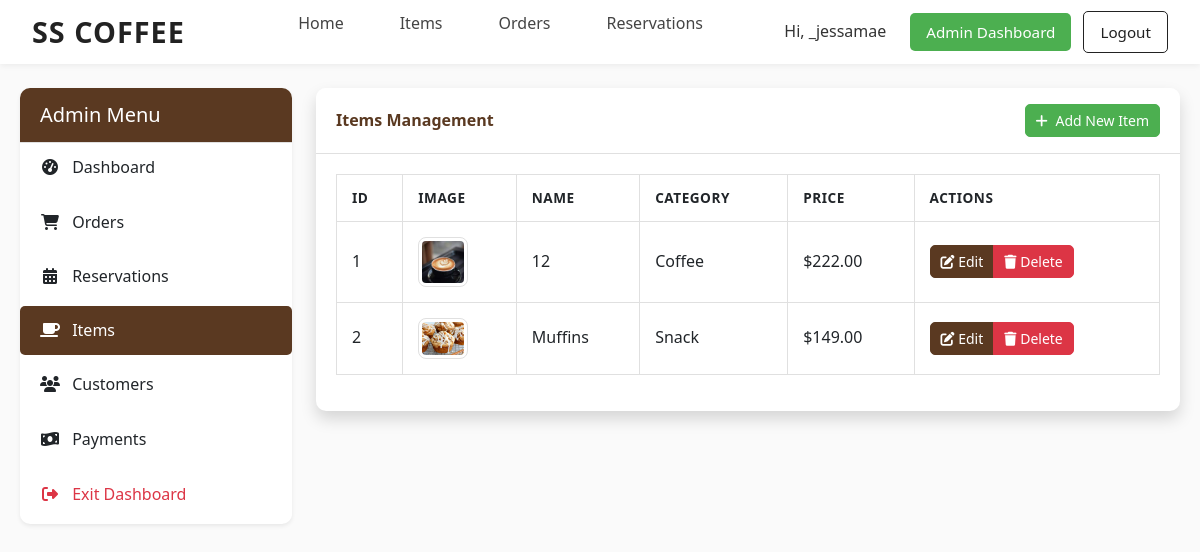
Page /admin-dashboard/items/ (signed in) on the committed database.
### core/models.py (models this page shows, shortened)
class CustomUser(AbstractUser):
    pass

class Item(models.Model):
    name = models.CharField(max_length=100)
    description = models.TextField()
    price = models.DecimalField(max_digits=6, decimal_places=2)
    image = models.ImageField(upload_to='items/')
    CATEGORY_CHOICES = [
        ('coffee', 'Coffee'),
        ('snack', 'Snack'),
    ]
    category = models.CharField(max_length=20, choices=CATEGORY_CHOICES)

### core/views.py (the view)
# urls.py: path('admin-dashboard/items/', views.admin_items, name='admin_items'),
@user_passes_test(is_admin)
def admin_items(request):
    items = Item.objects.all().order_by('name')
    paginator = Paginator(items, 10)  # Show 10 items per page
    page = request.GET.get('page', 1)
    items = paginator.get_page(page)
    return render(request, 'admin/items.html', {'items': items})

### core/views.py (called while the page is built)
def is_admin(user):
    return user.is_authenticated and (user.is_staff or user.is_superuser)

### core/templates/admin/items.html (shortened to what this page needs)
{% extends 'base.html' %}
{% load static %}
{% block extra_css %}
<link rel="stylesheet" href="{% static 'css/admin/dashboard.css' %}">
{% endblock %}
{% block content %}
<div class="container-fluid mt-4">
    <div class="row">
        <div class="col-md-3">
            <div class="card shadow-sm mb-4">
                <div class="card-header bg-dark text-white">
                    <h5 class="mb-0">Admin Menu</h5>
                </div>
                <div class="list-group list-group-flush">
                    <a href="{% url 'admin_dashboard' %}" class="list-group-item list-group-item-action">
                        <i class="fas fa-tachometer-alt me-2"></i> Dashboard
                    </a>
                    <a href="{% url 'admin_orders' %}" class="list-group-item list-group-item-action">
                        <i class="fas fa-shopping-cart me-2"></i> Orders
                    </a>
                    <a href="{% url 'admin_reservations' %}" class="list-group-item list-group-item-action">
                        <i class="fas fa-calendar-alt me-2"></i> Reservations
                    </a>
                    <a href="{% url 'admin_items' %}" class="list-group-item list-group-item-action active">
                        <i class="fas fa-coffee me-2"></i> Items
                    </a>
                    <a href="{% url 'admin_customers' %}" class="list-group-item list-group-item-action">
                        <i class="fas fa-users me-2"></i> Customers
                    </a>
                    <a href="{% url 'admin_payments' %}" class="list-group-item list-group-item-action">
                        <i class="fas fa-money-bill-wave me-2"></i> Payments
                    </a>
                    <a href="{% url 'home' %}" class="list-group-item list-group-item-action text-danger">
                        <i class="fas fa-sign-out-alt me-2"></i> Exit Dashboard
                    </a>
                </div>
            </div>
        </div>
        <div class="col-md-9">
            <div class="card shadow mb-4">
                <div class="card-header py-3 d-flex flex-row align-items-center justify-content-between">
                    <h6 class="m-0 font-weight-bold text-primary">Items Management</h6>
                    <a href="{% url 'admin_add_item' %}" class="btn btn-sm btn-success">
                        <i class="fas fa-plus me-1"></i> Add New Item
                    </a>
                </div>
                <div class="card-body">
                    <div class="table-responsive">
                        <table class="table table-bordered" id="dataTable" width="100%" cellspacing="0">
                            <thead>
                                <tr>
                                    <th>ID</th>
                                    <th>Image</th>
                                    <th>Name</th>
                                    <th>Category</th>
                                    <th>Price</th>
                                    <th>Actions</th>
                                </tr>
                            </thead>
                            <tbody>
                                {% for item in items %}
                                <tr>
                                    <td>{{ item.id }}</td>
                                    <td>
                                        <img src="{{ item.image.url }}" alt="{{ item.name }}" class="img-thumbnail" style="max-width: 50px;">
                                    </td>
                                    <td>{{ item.name }}</td>
                                    <td>{{ item.get_category_display }}</td>
                                    <td>${{ item.price }}</td>
                                    <td>
                                        <div class="btn-group">
                                            <a href="{% url 'admin_edit_item' item.id %}" class="btn btn-sm btn-primary">
                                                <i class="fas fa-edit"></i> Edit
                                            </a>
                                            <button type="button" class="btn btn-sm btn-danger" data-bs-toggle="modal" data-bs-target="#deleteModal{{ item.id }}">
                                                <i class="fas fa-trash"></i> Delete
                                            </button>
                                        </div>
                                    </td>
                                </tr>
                                {% empty %}
                                <tr>
                                    <td colspan="6" class="text-center">No items found</td>
                                </tr>
                                {% endfor %}
                            </tbody>
                        </table>
                    </div>
                </div>
            </div>
        </div>
    </div>
</div>
{% endblock %}

### core/templates/navbar.html (shortened to what this page needs)
{% load static %}
<nav class="navbar">
  <div class="logo"><a href="{% url 'home' %}">SS Coffee</a></div>
  <ul class="nav-links">
    <li><a href="{% url 'home' %}">Home</a></li>
    <li><a href="{% url 'items' %}">Items</a></li>
    <li><a href="{% url 'orders' %}">Orders</a></li>
    <li><a href="{% url 'reservations' %}">Reservations</a></li>
  </ul>
  <div class="auth-buttons">
    {% if request.user.is_authenticated %}
      <span class="welcome">Hi, {{ request.user.username }}</span>
      {% if request.user.is_staff or request.user.is_superuser %}
        <a href="{% url 'admin_dashboard' %}" class="btn" style="background-color: #4CAF50; color: white; border: none;">Admin Dashboard</a>
      {% endif %}
      <a href="{% url 'logout' %}" class="logout-btn">Logout</a>
    {% else %}
      <button type="button" class="btn login-btn">Login</button>
      <button type="button" class="btn register-btn">Register</button>
    {% endif %}
  </div>
</nav>

### core/static/css/global.css (style rules this page uses)
:root { --primary-color: #5a3921; --primary-light: #8c6d4f; --primary-dark: #3e2816; --secondary-color: #4CAF50; --secondary-light: #80e27e; --secondary-dark: #087f23; --text-dark: #333333; --text-light: #ffffff; --background-light: #f8f9fa; --background-card: #ffffff; --border-color: #e0e0e0; --danger-color: #dc3545; --warning-color: #ffc107; --info-color: #17a2b8; }
body { font-family: 'Poppins', 'Segoe UI', Tahoma, Geneva, Verdana, sans-serif; background-color: var(--background-light); color: var(--text-dark); line-height: 1.6; margin: 0; padding: 0; }
a { color: var(--primary-color); text-decoration: none; transition: color 0.3s ease; }
.container, .container-fluid { padding: 0 20px; }
.text-primary { color: var(--primary-color) !important; }
.btn { padding: 8px 16px; border-radius: 5px; font-weight: 500; transition: all 0.3s ease; }
.btn-primary { background-color: var(--primary-color); border-color: var(--primary-color); color: var(--text-light); }

### core/static/css/admin/dashboard.css (style rules this page uses)
:root { --primary-color: #5a3921; --primary-light: #8c6d4f; --primary-dark: #3e2816; --secondary-color: #4CAF50; --secondary-light: #80e27e; --secondary-dark: #087f23; --text-dark: #333333; --text-light: #ffffff; --background-light: #f8f9fa; --background-card: #ffffff; --border-color: #e0e0e0; --danger-color: #dc3545; --warning-color: #ffc107; --info-color: #17a2b8; }
body { font-family: 'Segoe UI', Tahoma, Geneva, Verdana, sans-serif; background-color: var(--background-light); color: var(--text-dark); line-height: 1.6; }
.container-fluid { padding: 0 20px; }
.card { border: none; border-radius: 10px; box-shadow: 0 4px 6px rgba(0, 0, 0, 0.1); margin-bottom: 24px; background-color: var(--background-card); transition: transform 0.3s ease, box-shadow 0.3s ease; }
.card-header { border-bottom: 1px solid var(--border-color); padding: 15px 20px; font-weight: 600; background-color: var(--background-card); border-radius: 10px 10px 0 0 !important; }
.card-header.bg-dark { background-color: var(--primary-color) !important; color: var(--text-light); }
.card-body { padding: 20px; }
.list-group-item { border: none; padding: 12px 20px; margin-bottom: 5px; border-radius: 5px !important; transition: all 0.3s ease; }
.list-group-item.active { background-color: var(--primary-color); border-color: var(--primary-color); }
.list-group-item i { margin-right: 10px; width: 20px; text-align: center; }
.list-group-item.text-danger { color: var(--danger-color) !important; }
.text-primary { color: var(--primary-color) !important; }
.font-weight-bold { font-weight: 600 !important; }
.table { width: 100%; margin-bottom: 1rem; color: var(--text-dark); vertical-align: middle; }
.table th { padding: 12px 15px; border-top: none; border-bottom: 2px solid var(--border-color); font-weight: 600; text-transform: uppercase; font-size: 0.85rem; letter-spacing: 0.5px; }
.table td { padding: 15px; vertical-align: middle; border-top: 1px solid var(--border-color); }
.table-bordered { border: 1px solid var(--border-color); }
.table-bordered th, .table-bordered td { border: 1px solid var(--border-color); }
.table-responsive { overflow-x: auto; -webkit-overflow-scrolling: touch; }
.btn { padding: 8px 16px; border-radius: 5px; font-weight: 500; transition: all 0.3s ease; }
.btn-primary { background-color: var(--primary-color); border-color: var(--primary-color); }
.btn-success { background-color: var(--secondary-color); border-color: var(--secondary-color); }
.btn-danger { background-color: var(--danger-color); border-color: var(--danger-color); }
.btn-sm { padding: 5px 10px; font-size: 0.875rem; }
.img-thumbnail { border-radius: 8px; border: 1px solid var(--border-color); padding: 3px; }

### rows in the picture
CustomUser: user.username "_jessamae"
Item: id "1", image (picture), name "12", category "Coffee", price "222.00"
Item: id "2", image (picture), name "Muffins", category "Snack", price "149.00"
